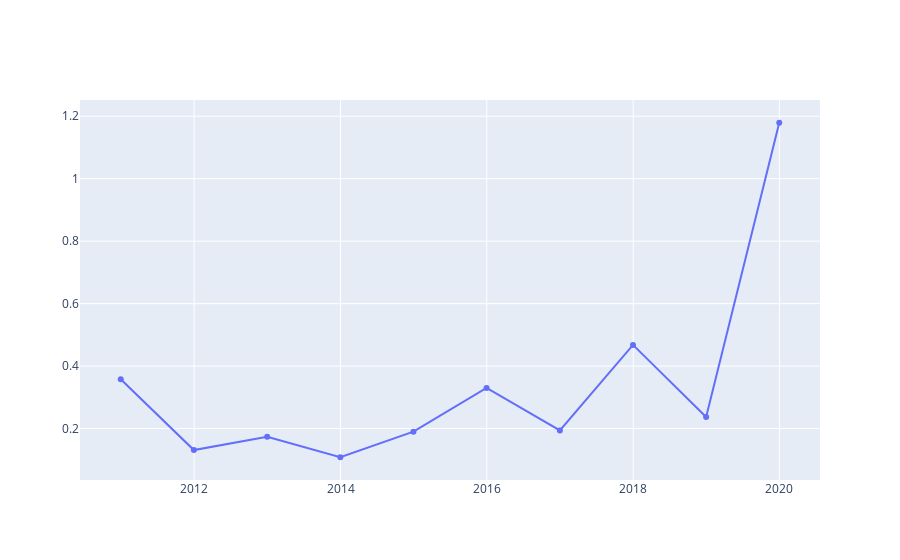

Source (notebook cell):
### Markdown cell above
## 现金及等价物/有息负债

### Code cell
fig = go.Figure()
fig.add_trace(go.Scatter(x=data_df.index, y=data_df['money_cap']/data_df['debts_yx'],name='有息负债率'))
fig.show()

### Figure 1 — Plotly figure (JSON) as saved in the notebook; plotly's stock layout.template omitted (floating-point values rounded to 4 significant figures)
{"data": [{"name": "有息负债率", "type": "scatter", "x": ["2010-12-31", "2011-12-31", "2012-12-31", "2013-12-31", "2014-12-31", "2015-12-31", "2016-12-31", "2017-12-31", "2018-12-31", "2019-12-31"], "y": [0.3581, 0.1311, 0.1738, 0.1081, 0.19, 0.3301, 0.1939, 0.4679, 0.2372, 1.179]}], "layout": {}}
